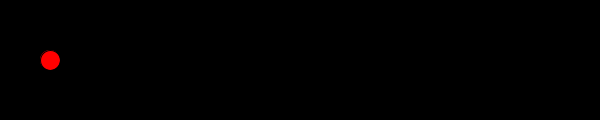
Frame 1 (no input)
Frame 60 (the mouse pressed at the canvas centre just before this capture): identical to frame 1, image omitted
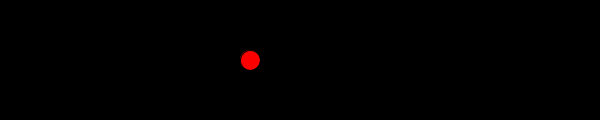
Frame 120 (the mouse held since frame 60 and released just before this capture)

The Processing sketch that drew these frames (run headless with seeded random() and noise(); from frame 60 on, the mouse is pressed at the canvas centre):

// Processing sketch: ex6_else_elseif
// ── ex6_else_elseif.pde
void setup() {
  size(600, 120);
}

void draw() {
  rectMode(CENTER);
  background(0);
  fill(255, 0, 0); // 

  if (mouseX > 500) { //
    ellipse(550, 60, 20, 20); //
  } else if (mouseX > 400) {
    ellipse(450, 60, 20, 20); //
  } else if (mouseX > 300) {
    ellipse(350, 60, 20, 20); //
  } else if (mouseX > 200) {
    ellipse(250, 60, 20, 20); //
  } else if (mouseX > 100) {
    ellipse(150, 60, 20, 20); //
  } else { //
    ellipse(50, 60, 20, 20); //
  }

}
